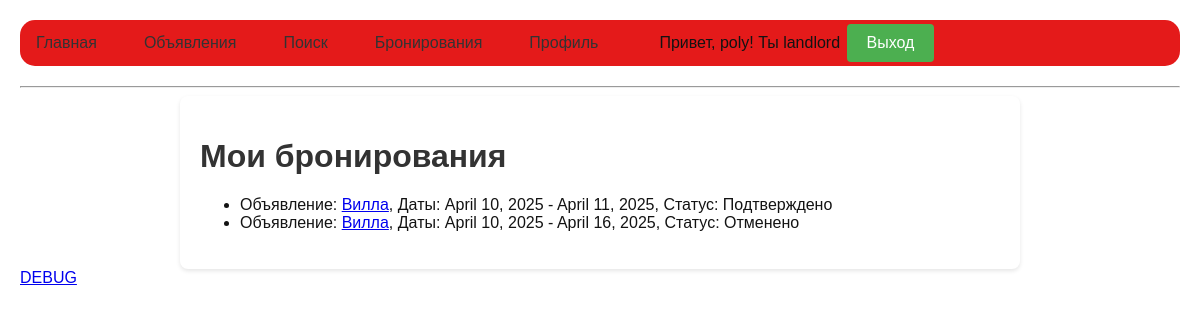
Before: /bookings/ (signed in) with the older database file.
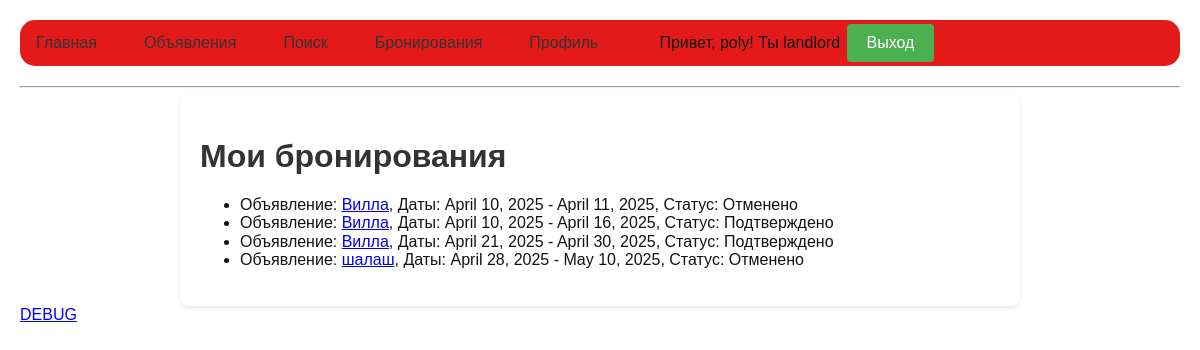
After: the same page with the newer database file.
### bookings/models.py (models this page shows, shortened)
class Booking(models.Model):
    STATUS_CHOICES = [
        ('pending', 'Ожидает подтверждения'),
        ('confirmed', 'Подтверждено'),
        ('cancelled', 'Отменено'),
    ]
    user = models.ForeignKey(settings.AUTH_USER_MODEL, related_name='bookings', on_delete=models.CASCADE)
    listing = models.ForeignKey(Listing, related_name='bookings', on_delete=models.CASCADE)
    start_date = models.DateField()
    end_date = models.DateField()
    status = models.CharField(max_length=20, choices=STATUS_CHOICES, default='pending')
    created_at = models.DateTimeField(auto_now_add=True)
    comments = models.TextField(blank=True, null=True)

### listings/models.py (models this page shows, shortened)
class Listing(models.Model):
    PROPERTY_TYPES = [
        ('apartment', 'Квартира'),
        ('house', 'Дом'),
        ('studio', 'Студия'),
    ]
    STATUS_CHOICES = [
        ('active', 'Активно'),
        ('inactive', 'Неактивно'),
    ]
    title = models.CharField(max_length=255)
    description = models.TextField()
    location = models.CharField(max_length=255)
    price = models.DecimalField(max_digits=10, decimal_places=2)
    rooms = models.PositiveIntegerField()
    property_type = models.CharField(max_length=50, choices=PROPERTY_TYPES)
    status = models.CharField(max_length=20, choices=STATUS_CHOICES, default='active')
    owner = models.ForeignKey(settings.AUTH_USER_MODEL, related_name='listings', on_delete=models.CASCADE)
    created_at = models.DateTimeField(auto_now_add=True)
    updated_at = models.DateTimeField(auto_now=True)

### bookings/views.py (the view, shortened to what this page needs)
# urls.py: path('', BookingListView.as_view(), name='booking-list'),
class BookingListView(LoginRequiredMixin, ListView):
    model = Booking
    template_name = 'bookings/booking_list.html'
    context_object_name = 'bookings'
    def get_queryset(self):
        if self.request.user.role == 'landlord':
            return Booking.objects.filter(listing__owner=self.request.user)
        return Booking.objects.filter(user=self.request.user)

### templates/bookings/booking_list.html (shortened to what this page needs)
{% extends "base.html" %}
{% block content %}
<h1>Мои бронирования</h1>
<ul>
    {% for booking in bookings %}
        <li>
            Объявление: <a href="{% url 'listing-detail' booking.listing.pk %}">{{ booking.listing.title }}</a>,
            Даты: {{ booking.start_date }} - {{ booking.end_date }},
            Статус: {{ booking.get_status_display }}
        </li>
    {% empty %}
        <li>Нет созданных бронирований.</li>
    {% endfor %}
</ul>
{% endblock content %}

Changed rows visible on the page:
changed Booking "April 11, 2025": status "Подтверждено" → "Отменено"
changed Booking "April 16, 2025": status "Отменено" → "Подтверждено"
added Booking: listing "Вилла", start_date "April 21, 2025", end_date "April 30, 2025", status "Подтверждено"
added Booking: listing "шалаш", start_date "April 28, 2025", end_date "May 10, 2025", status "Отменено"
